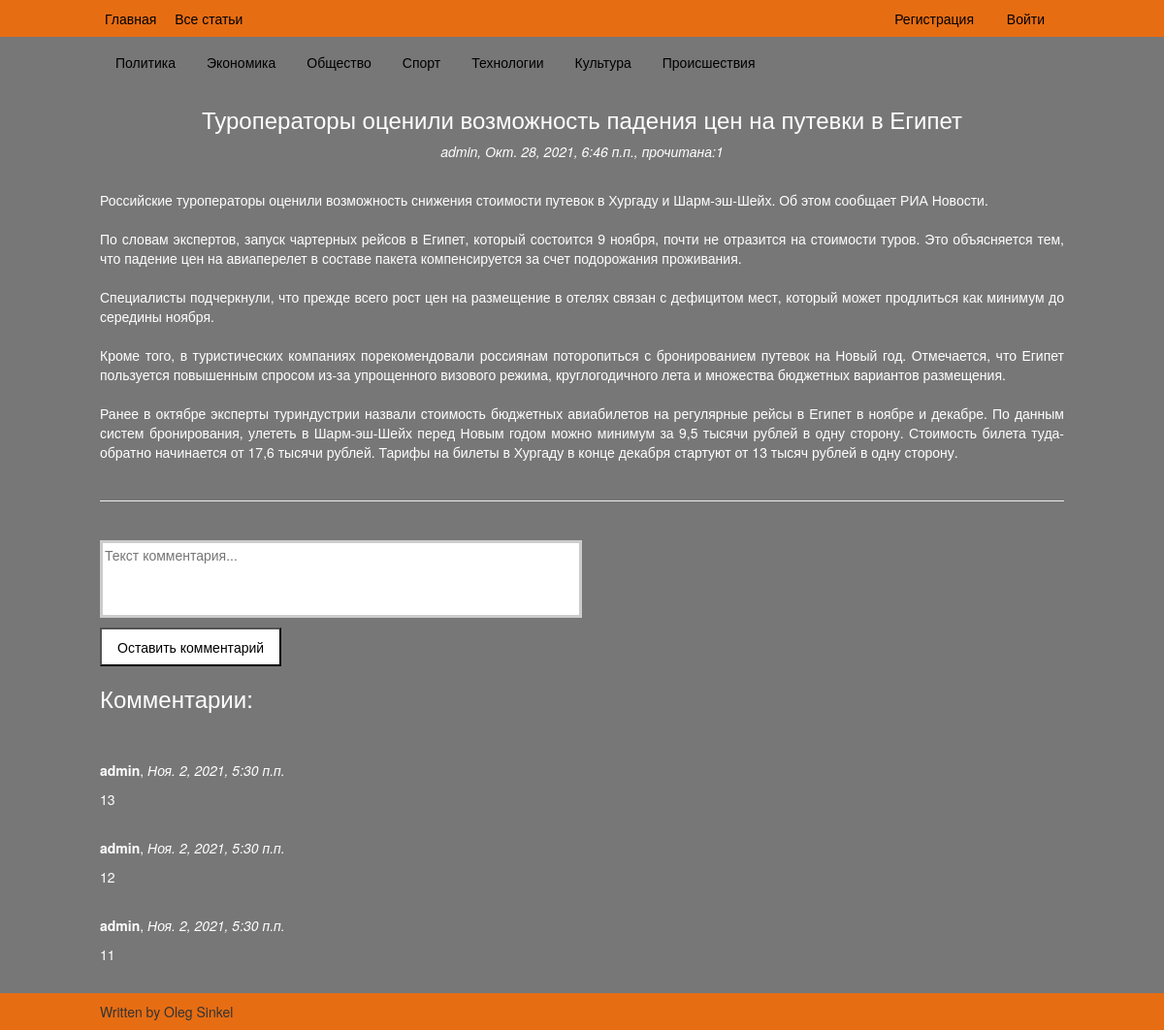
Screenshot of /articles/24/ with the database file from the repository.
### newnotes/models.py (models this page shows, shortened)
class Category(models.Model):
    name = models.CharField('название', max_length=50)
    includes_article = models.ManyToManyField(Article, through='ArticleCategoryRelation')

class Article(models.Model):
    article = models.ForeignKey(User, on_delete=models.CASCADE)
    title = models.CharField('тема', max_length=250)
    text = models.TextField('текст')
    date = models.DateTimeField('дата')
    readers = models.ManyToManyField(User, through='ArticleUserRelation', related_name='my_articles')
    class Meta:
        ordering = ['-id']

class Comment(models.Model):
    comment = models.ForeignKey(Article, on_delete=models.CASCADE)
    author = models.CharField('автор', max_length=150)
    text = models.CharField('текст', max_length=500)
    date = models.DateTimeField('дата')

### newnotes/views.py (the view, shortened to what this page needs)
# urls.py: path('articles/<int:article_id>/', views.ViewArticle.as_view(), name='view_article'),
class ViewArticle(View):
    def get(self, request, article_id):
        try:
            article = Article.objects.get(id=article_id)
        except:
            raise Http404('Статья не найдена!')
        list_comments = article.comment_set.order_by('-id')
        if str(request.user) != 'AnonymousUser':
            article.readers.add(request.user)
        watched = article.readers.count()
        categories = Category.objects.all()
        return render(request, 'articles/view.html',
                      {'article': article, 'list_comments': get_paginated_page(request, list_comments),
                       'watched': watched, 'categories': categories, })

### newnotes/views.py (called while the page is built)
def get_paginated_page(request, objects, number=items_on_page):
    current_page = Paginator(objects, number)
    page = request.GET.get('page') if request.method == 'GET' else request.POST.get('page')
    try:
        return current_page.page(page)
    except PageNotAnInteger:
        return current_page.page(1)
    except EmptyPage:
        return current_page.page(current_page.num_pages)

### webnotes/templates/articles/view.html (shortened to what this page needs)
{% extends 'base.html' %}
{% block sidebar %}
	{% for category in categories %}
		<a href="{% url 'newnotes:view_category' category.id%}">{{category.name}}</a>
	{% endfor %}
{% endblock %}
{% block content %}
	<h3 align="center">{{article.title}}</h3>
	<p align="center"><em>{{article.article}}, {{article.date}}, прочитана:{{watched}}</em></p><br>
	<p align="justify">{{article.text|linebreaksbr}}</p>
	<hr/>
	<form class="comment" action="{% url 'newnotes:leave_comment' article.id %}" method="post">
		<textarea name="text" required="" placeholder="Текст комментария..." cols="70" rows="3"></textarea><br>
		<input type="submit" value="Оставить комментарий"><br>
    </form>
    <h3>Комментарии:</h3>
    {% include 'articles/comms.html' %}
{% endblock %}
{% block scripts %}
		{% load static %}
{% endblock %}

### webnotes/templates/articles/comms.html (shortened to what this page needs)
<div id="comms_list">
    <div class="pagination">
        {% load bootstrap_pagination from bootstrap3 %}
            {% for comment in list_comments %}
                <br/>
                <p><strong>{{comment.author}}</strong>, <em>{{comment.date}}</em></p>
                <p>{{comment.text}}</p>
            {% endfor %}
    </div>
</div>

### webnotes/static/main/css/main.css (style rules this page uses)
body { height: 100%; background: #777; }
P { color: white; }
h1, h2, h3, h4, h5, h6 { color: white; }
.sidebar a { display: block; color: black; padding: 16px; text-decoration: none; }
@media screen and (max-width: 1280px) { .sidebar a { float: left; } }
.comment textarea { width: 50%; height: 80px; border: 3px solid #ccc; resize: none; outline: none; transition: 0.5s; }
input[type=submit] { background-color: white; color: #000; text-decoration: none; margin-top: 10px; padding: 8px 16px; cursor: pointer; }
hr { color: white; margin-top: 40px; margin-bottom: 40px; }

### rows the page displays
Category: name "Политика"
Category: name "Экономика"
Category: name "Общество"
Category: name "Спорт"
Category: name "Технологии"
Category: name "Культура"
Category: name "Происшествия"
Article: title "Туроператоры оценили возможность падения цен на путевки в Египет", article "admin", date "Окт. 28, 2021, 6:46 п.п.", text "Российские туроператоры оценили возможность снижения стоимости путевок в Хургаду и Шарм-эш-Шейх. Об этом сообщает РИА Новости. По словам экспертов, запуск чартерных рейсов в Египет, который состоится 9 ноября, почти не отразится на стоимости туров. Это объясняется тем, что падение цен на авиаперелет в составе пакета компенсируется за счет подорожания проживания. Специалисты подчеркнули, что прежде всего рост цен на размещение в отелях связан с дефицитом мест, который может продлиться как минимум до середины ноября. Кроме того, в туристических компаниях порекомендовали россиянам поторопиться с бронированием путевок на Новый год. Отмечается, что Египет пользуется повышенным спросом из-за…"
Comment: author "admin", date "Ноя. 2, 2021, 5:30 п.п.", text "13"
Comment: author "admin", date "Ноя. 2, 2021, 5:30 п.п.", text "12"
Comment: author "admin", date "Ноя. 2, 2021, 5:30 п.п.", text "11"

### other values shown
{{ watched }} "1"
